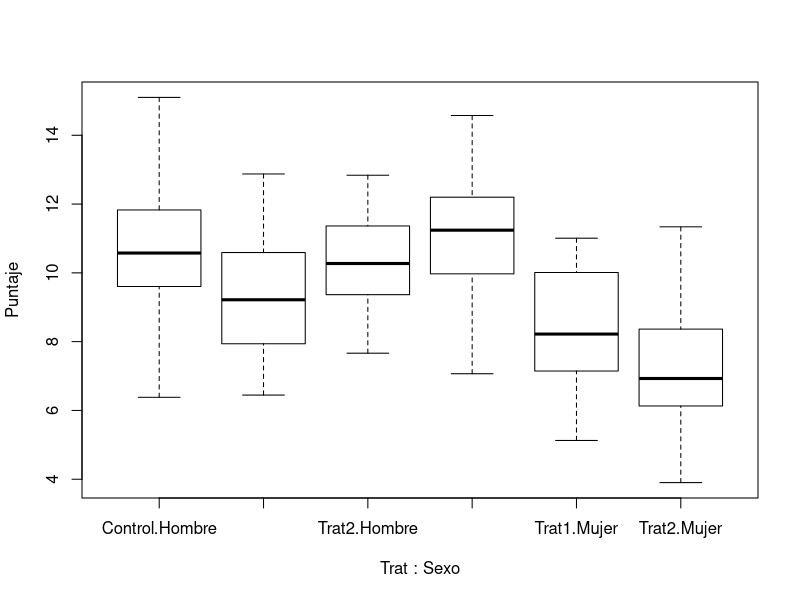

Here is the R script that generated this plot:
## ---- chunk 1
library(multcomp)
datos <- read.csv("Ex4B.csv")
str(datos)
datos$Sexo=factor(datos$Sexo)
datos$Trat=factor(datos$Trat)
str(datos)
levels(datos$Sexo)
levels(datos$Trat)
## ---- chunk 2
boxplot(Puntaje ~ Trat+Sexo, data = datos, col = "white", outline=FALSE)
## ---- chunk 3
fit <- lm(Puntaje ~ Trat*Sexo, data = datos)
summary(fit)
## ---- chunk 4
K=matrix(c(0,0,0,1,0,0,
            0,0,0,0,1,0,
            0,0,0,0,0,1), ncol=6, nrow=3, byrow=TRUE)
m=c(0,0,0)
summary(glht(fit, linfct=K, rhs=m), test=Ftest())
## ---- chunk 5
summary(glht(fit, linfct=K, rhs=m))
## ---- chunk 6
fit2 <- lm(Puntaje ~ I(Trat=="Trat1")+I(Trat=="Trat2")+I((Sexo=="Mujer")*(Trat=="Trat2")), data = datos)
summary(fit2)
## ---- chunk 7
K2=matrix(c(0,0,-1,0,
            0,1,-1,0,
            0,-1,-1,0,
            0,1,-1,-1), ncol=4, nrow=4, byrow=TRUE)
m2=c(0,0,0,0)
summary(glht(fit2, linfct=K2, rhs=m2, alternative="greater"))
## ---- chunk 8
K3=matrix(c(0,-1,0,0,
            0,-1,1,0,
            0,0,-1,-1,
            0,1,-1,-1), ncol=4, nrow=4, byrow=TRUE)
m3=c(0,0,0,0)
summary(glht(fit2, linfct=K3, rhs=m3, alternative="greater"))
